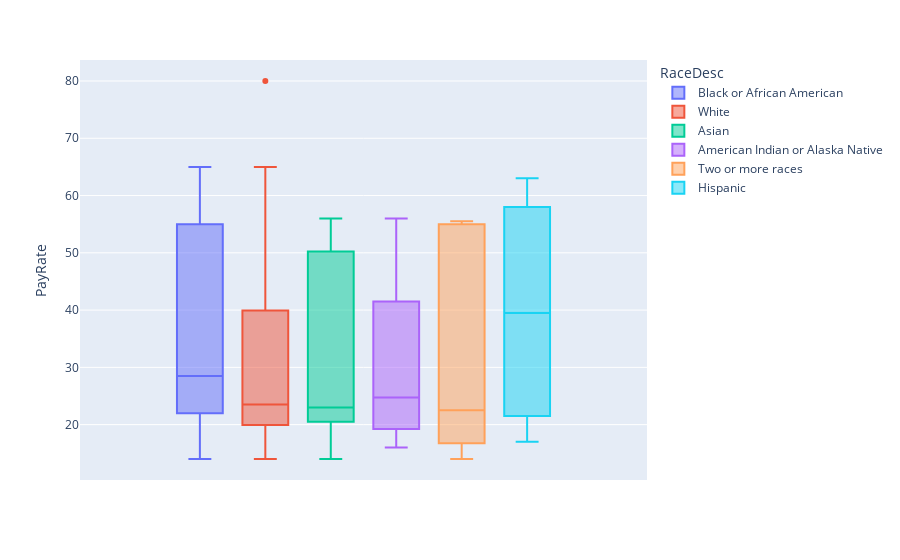

Write notebook code for a chart like this one.
### Code cell
fig = px.box(hr, y="PayRate", color="RaceDesc", hover_data=['Department'])
fig.show()

### Figure 1 — Plotly figure (JSON) as saved in the notebook; plotly's stock layout.template omitted (floating-point values rounded to 4 significant figures; data arrays with more than 128 entries replaced by an {"elided": "..."} marker saying what was removed)
{"data": [{"alignmentgroup": "True", "customdata": [["Admin Offices"], ["Admin Offices"], ["Sales"], ["Sales"], ["Sales"], ["Sales"], ["Sales"], ["Sales"], ["Sales"], ["Sales"], ["IT/IS"], ["IT/IS"], ["IT/IS"], ["IT/IS"], ["IT/IS"], ["IT/IS"], ["Production"], ["IT/IS"], ["IT/IS"], ["Production"], ["Production"], ["Production"], ["Production"], ["Production"], ["Production"], ["Production"], ["Production"], ["Production"], ["Production"], ["Production"], ["Production"], ["Production"], ["Production"], ["Production"], ["Production"], ["Production"], ["Production"], ["Production"], ["Production"], ["Production"], ["Production"], ["Production"], ["Production"], ["Production"], ["Production"], ["Production"], ["Production"], ["Production"], ["Production"], ["Production"], ["Sales"], ["Admin Offices"], ["Software Engineering"], ["Software Engineering"], ["Software Engineering"], ["IT/IS"], ["IT/IS"]], "hovertemplate": "RaceDesc=Black or African American<br>PayRate=%{y}<br>Department=%{customdata[0]}<extra></extra>", "legendgroup": "Black or African American", "marker": {"color": "#636efa"}, "name": "Black or African American", "notched": false, "offsetgroup": "Black or African American", "orientation": "v", "showlegend": true, "type": "box", "x0": " ", "xaxis": "x", "y": [28.5, 23, 55, 55, 55, 54, 55, 56, 55, 55, 45, 45, 55, 40.1, 35.5, 45, 60, 65, 27.49, 55, 33.5, 24, 22, 24, 17, 20, 21, 20, 24, 14, 20, 22, 14, 20, 15, 24, 19, 22, 15, 18, 24, 25, 29, 27, 26.1, 29, 22, 25, 29, 24, 56, 55, 57.12, 48.5, 45.42, 61.3, 58.2], "y0": " ", "yaxis": "y"}, {"alignmentgroup": "True", "customdata": {"elided": "193x1 str values"}, "hovertemplate": "RaceDesc=White<br>PayRate=%{y}<br>Department=%{customdata[0]}<extra></extra>", "legendgroup": "White", "marker": {"color": "#EF553B"}, "name": "White", "notched": false, "offsetgroup": "White", "orientation": "v", "showlegend": true, "type": "box", "x0": " ", "xaxis": "x", "y": {"elided": "193 float values"}, "y0": " ", "yaxis": "y"}, {"alignmentgroup": "True", "customdata": [["Admin Offices"], ["Sales"], ["IT/IS"], ["IT/IS"], ["Production"], ["Production"], ["Production"], ["Production"], ["Production"], ["Production"], ["Production"], ["Production"], ["Production"], ["Production"], ["Production"], ["Production"], ["Production"], ["Production"], ["Production"], ["Production"], ["Production"], ["Production"], ["Production"], ["Production"], ["Production"], ["Production"], ["IT/IS"], ["IT/IS"], ["IT/IS"], ["Software Engineering"], ["Software Engineering"], ["Admin Offices"], ["IT/IS"], ["IT/IS"]], "hovertemplate": "RaceDesc=Asian<br>PayRate=%{y}<br>Department=%{customdata[0]}<extra></extra>", "legendgroup": "Asian", "marker": {"color": "#00cc96"}, "name": "Asian", "notched": false, "offsetgroup": "Asian", "orientation": "v", "showlegend": true, "type": "box", "x0": " ", "xaxis": "x", "y": [20.5, 56, 40, 42.75, 50.5, 42, 21, 15, 22, 15, 21, 14, 22, 22, 22, 18, 24, 19, 19, 17, 22, 15.2, 28, 26, 22, 25, 50.25, 52.25, 51, 55.51, 52.25, 34.95, 53.8, 55.2], "y0": " ", "yaxis": "y"}, {"alignmentgroup": "True", "customdata": [["Sales"], ["Production"], ["Production"], ["Production"]], "hovertemplate": "RaceDesc=American Indian or Alaska Native<br>PayRate=%{y}<br>Department=%{customdata[0]}<extra></extra>", "legendgroup": "American Indian or Alaska Native", "marker": {"color": "#ab63fa"}, "name": "American Indian or Alaska Native", "notched": false, "offsetgroup": "American Indian or Alaska Native", "orientation": "v", "showlegend": true, "type": "box", "x0": " ", "xaxis": "x", "y": [56, 16, 22.5, 27], "y0": " ", "yaxis": "y"}, {"alignmentgroup": "True", "customdata": [["Sales"], ["Sales"], ["Sales"], ["Sales"], ["Sales"], ["Sales"], ["IT/IS"], ["IT/IS"], ["Production"], ["Production"], ["Production"], ["Production"], ["Production"], ["Production"], ["Production"], ["Production"], ["Production"], ["Production"]], "hovertemplate": "RaceDesc=Two or more races<br>PayRate=%{y}<br>Department=%{customdata[0]}<extra></extra>", "legendgroup": "Two or more races", "marker": {"color": "#FFA15A"}, "name": "Two or more races", "notched": false, "offsetgroup": "Two or more races", "orientation": "v", "showlegend": true, "type": "box", "x0": " ", "xaxis": "x", "y": [55.5, 55, 55, 55, 55, 55, 21, 26, 16, 22, 16.76, 16, 18.5, 14, 19, 15, 23, 25], "y0": " ", "yaxis": "y"}, {"alignmentgroup": "True", "customdata": [["IT/IS"], ["Production"], ["Production"], ["Production"]], "hovertemplate": "RaceDesc=Hispanic<br>PayRate=%{y}<br>Department=%{customdata[0]}<extra></extra>", "legendgroup": "Hispanic", "marker": {"color": "#19d3f3"}, "name": "Hispanic", "notched": false, "offsetgroup": "Hispanic", "orientation": "v", "showlegend": true, "type": "box", "x0": " ", "xaxis": "x", "y": [63, 53, 17, 26], "y0": " ", "yaxis": "y"}], "layout": {"boxmode": "group", "legend": {"title": {"text": "RaceDesc"}, "tracegroupgap": 0}, "margin": {"t": 60}, "xaxis": {"anchor": "y", "domain": [0, 1]}, "yaxis": {"anchor": "x", "domain": [0, 1], "title": {"text": "PayRate"}}}}
